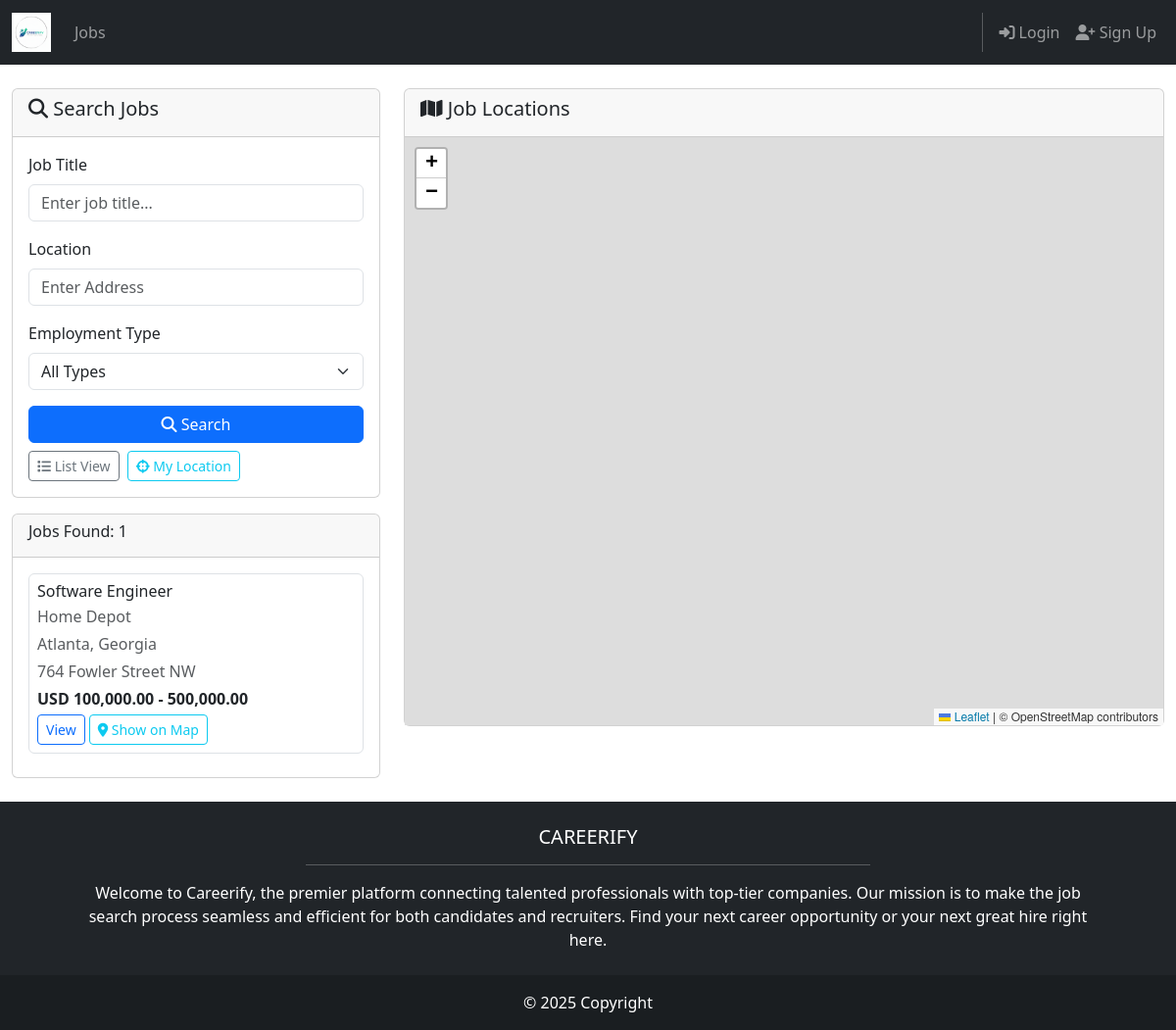
Before: /jobs/map/ with the older database file.
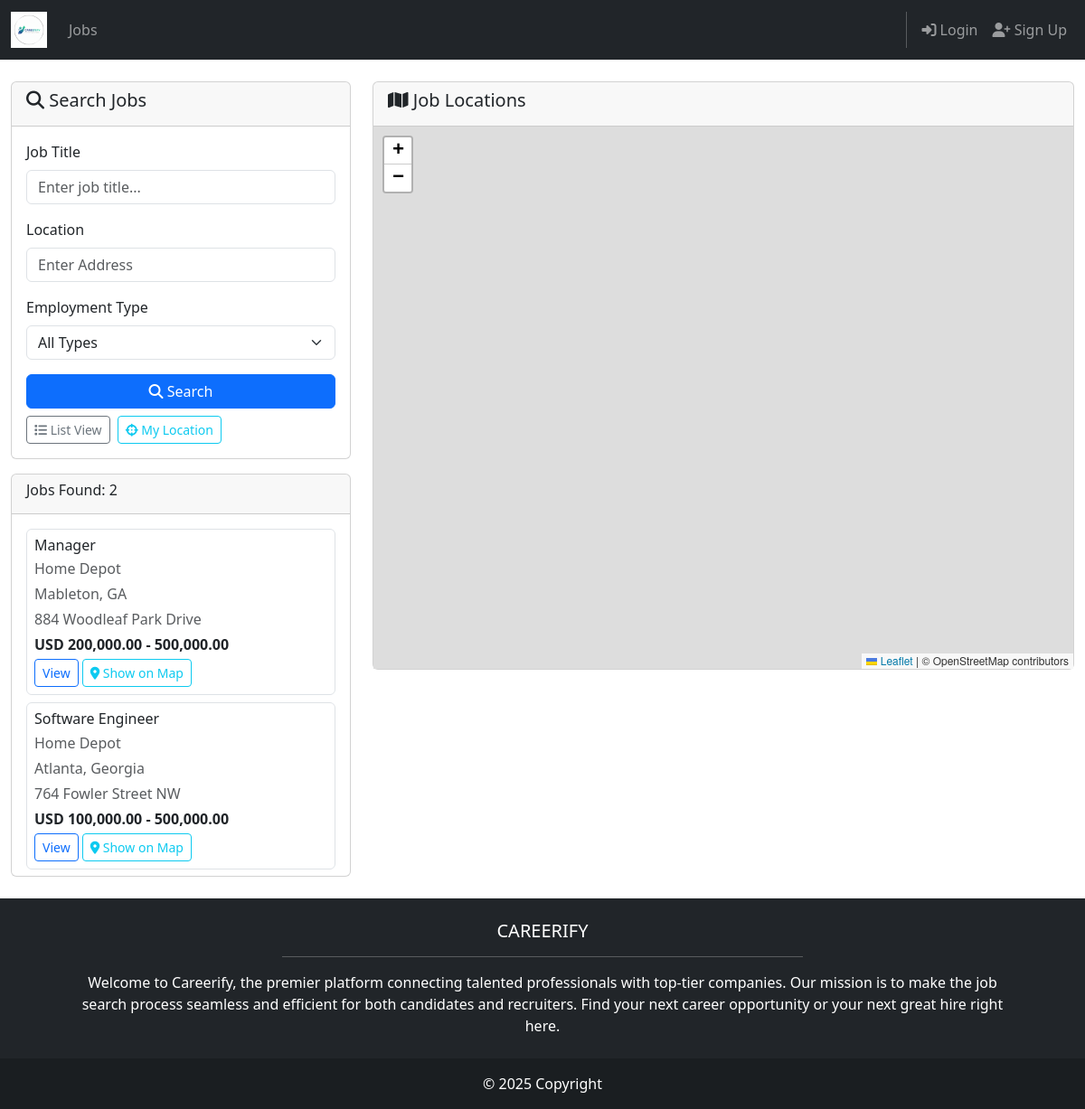
After: the same page with the newer database file.
### jobpostings/models.py (models this page shows, shortened)
class JobPosting(models.Model):
    EMPLOYMENT_TYPE_CHOICES = (
        ('full_time', 'Full-time'),
        ('part_time', 'Part-time'),
        ('contract', 'Contract'),
        ('internship', 'Internship'),
        ('temporary', 'Temporary'),
        ('other', 'Other'),
    )
    company_name = models.CharField(max_length=150)
    title = models.CharField(max_length=150)
    city = models.CharField(max_length=100, default='')
    state = models.CharField(max_length=50, default='')
    address = models.CharField(max_length=50, blank=True, help_text="Address")
    pay_min = models.DecimalField(max_digits=10, decimal_places=2, null=True, blank=True)
    pay_max = models.DecimalField(max_digits=10, decimal_places=2, null=True, blank=True)
    currency = models.CharField(max_length=10, default='USD')
    employment_type = models.CharField(max_length=20, choices=EMPLOYMENT_TYPE_CHOICES, default='full_time')
    description = models.TextField()
    benefits = models.TextField(blank=True)
    application_url = models.URLField(blank=True)
    application_email = models.EmailField(blank=True)
    posted_by = models.ForeignKey(User, on_delete=models.SET_NULL, null=True, blank=True, related_name='job_postings')
    created_at = models.DateTimeField(auto_now_add=True)
    updated_at = models.DateTimeField(auto_now=True)
    is_active = models.BooleanField(default=True)
    class Meta:
        ordering = ['-created_at']
    def pay_range_display(self) -> str:
        if self.pay_min is not None and self.pay_max is not None:
            return f"{self.currency} {self.pay_min:,.2f} - {self.pay_max:,.2f}"
        if self.pay_min is not None:
            return f"From {self.currency} {self.pay_min:,.2f}"
        if self.pay_max is not None:
            return f"Up to {self.currency} {self.pay_max:,.2f}"
        return "Not specified"
    def location_display(self) -> str:
        return f"{self.city}, {self.state}"
    def full_address(self) -> str:
        parts = [self.address, self.city, self.state]
        return ", ".join(part for part in parts if part) or self.location_display()

### jobpostings/views.py (the view, shortened to what this page needs)
# urls.py: path('map/', views.job_map_view, name='map'),
def job_map_view(request):
    search_query = request.GET.get('search', '')
    location_filter = request.GET.get('location', '')
    employment_type_filter = request.GET.get('employment_type', '')
    job_id = request.GET.get('job_id', '')
    jobs = JobPosting.objects.filter(is_active=True)
    if employment_type_filter:
        jobs = jobs.filter(employment_type=employment_type_filter)
    job_markers = []
    highlighted_job = None
    for job in jobs:
        is_highlighted = job_id and str(job.id) == str(job_id)
        if is_highlighted:
            highlighted_job = job
        display_location = job.full_address()
        state_value = job.state.strip() if job.state else ''
        state_full = get_state_full_name(state_value)
        geocode_parts = [job.address, job.city, state_full or state_value]
        if state_value or state_full:
            geocode_parts.append('USA')
        geocode_query = ", ".join(part for part in geocode_parts if part) or display_location
        job_markers.append({
            'id': job.id,
            'title': job.title,
            'company': job.company_name,
            'location': job.location_display(),
            'pay_range': job.pay_range_display(),
            'address': job.address,
            'geocode_query': geocode_query,
            'display_location': display_location,
            'state': state_value,
            'state_full': state_full,
            'employment_type': job.get_employment_type_display(),
            'url': reverse('jobpostings:detail', args=[job.id]),
            'description': job.description[:100] + '...' if len(job.description) > 100 else job.description,
            'is_highlighted': is_highlighted,
        })
    context = {
        'jobs': jobs,
        'job_markers': job_markers,
        'search_query': search_query,
        'location_filter': location_filter,
        'employment_type_filter': employment_type_filter,
        'employment_types': JobPosting.EMPLOYMENT_TYPE_CHOICES,
        'highlighted_job': highlighted_job,
        'job_id': job_id,
    }
    return render(request, 'jobpostings/job_map.html', context)

### jobpostings/views.py (called while the page is built)
def get_state_full_name(state_value: str) -> str:
    if not state_value:
        return ''
    state_value = state_value.strip()
    if len(state_value) == 2:
        return US_STATE_NAMES.get(state_value.upper(), state_value)
    return state_value

### jobpostings/templates/jobpostings/job_map.html (shortened to what the changed rows need)
{% extends 'base.html' %}
{% block content %}
<div class="container-fluid py-4">
    <div class="row">
        <div class="col-md-4">
            <div class="card">
                <div class="card-header">
                    <h6>Jobs Found: {{ jobs.count }}</h6>
                </div>
                <div class="card-body" style="max-height: 400px; overflow-y: auto;">
                    {% for job in jobs %}
                    <div class="job-item mb-2 p-2 border rounded">
                        <h6 class="mb-1">{{ job.title }}</h6>
                        <p class="mb-1 text-muted">{{ job.company_name }}</p>
                        <p class="mb-1 text-muted">{{ job.location_display }}</p>
                        <p class="mb-1 text-muted">{{ job.address }}</p>
                        <p class="mb-1"><strong>{{ job.pay_range_display }}</strong></p>
                        <div class="d-flex gap-1">
                            <a href="{% url 'jobpostings:detail' job.id %}" class="btn btn-sm btn-outline-primary">
                                View
                            </a>
                            {% with map_location=job.address|default:job.location_display %}
                            <a href="{% url 'jobpostings:map' %}?location={{ map_location|urlencode }}&job_id={{ job.id }}" class="btn btn-sm btn-outline-info">
                                <i class="fas fa-map-marker-alt"></i> Show on Map
                            </a>
                            {% endwith %}
                        </div>
                    </div>
                    {% empty %}
                    <p class="text-muted">No jobs found.</p>
                    {% endfor %}
                </div>
            </div>
        </div>
    </div>
</div>
<link rel="stylesheet" href="https://unpkg.com/leaflet@1.9.4/dist/leaflet.css" />
{% endblock content %}

Changed rows visible on the page:
added JobPosting: title "Manager", company_name "Home Depot", location_display "Mableton, GA", address "884 Woodleaf Park Drive", pay_range_display "USD 200,000.00 - 500,000.00"
Other visible differences:
{{ jobs.count }}: "1" → "2"
